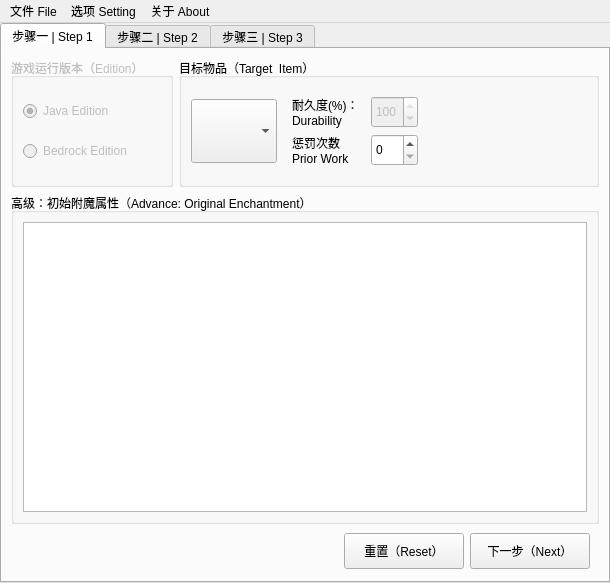
<?xml version="1.0" encoding="UTF-8"?>
<ui version="4.0">
 <class>BestEnchSeq</class>
 <widget class="QMainWindow" name="BestEnchSeq">
  <property name="geometry">
   <rect>
    <x>0</x>
    <y>0</y>
    <width>610</width>
    <height>582</height>
   </rect>
  </property>
  <property name="windowTitle">
   <string>The Best Enchanting Sequence</string>
  </property>
  <widget class="QWidget" name="centralwidget">
   <property name="sizePolicy">
    <sizepolicy hsizetype="Fixed" vsizetype="Fixed">
     <horstretch>0</horstretch>
     <verstretch>0</verstretch>
    </sizepolicy>
   </property>
   <layout class="QGridLayout" name="gridLayout_2">
    <property name="leftMargin">
     <number>0</number>
    </property>
    <property name="topMargin">
     <number>0</number>
    </property>
    <property name="rightMargin">
     <number>0</number>
    </property>
    <property name="bottomMargin">
     <number>0</number>
    </property>
    <property name="horizontalSpacing">
     <number>0</number>
    </property>
    <item row="0" column="0">
     <widget class="QTabWidget" name="tabWidget">
      <property name="minimumSize">
       <size>
        <width>600</width>
        <height>560</height>
       </size>
      </property>
      <property name="currentIndex">
       <number>0</number>
      </property>
      <widget class="QWidget" name="tab">
       <attribute name="title">
        <string>步骤一 | Step 1</string>
       </attribute>
       <layout class="QVBoxLayout" name="verticalLayout_2">
        <item>
         <widget class="QWidget" name="widget_6" native="true">
          <layout class="QHBoxLayout" name="horizontalLayout_11">
           <property name="leftMargin">
            <number>0</number>
           </property>
           <property name="topMargin">
            <number>0</number>
           </property>
           <property name="rightMargin">
            <number>0</number>
           </property>
           <property name="bottomMargin">
            <number>0</number>
           </property>
           <item>
            <widget class="QGroupBox" name="groupBox_5">
             <property name="enabled">
              <bool>false</bool>
             </property>
             <property name="title">
              <string>游戏运行版本（Edition）</string>
             </property>
             <layout class="QVBoxLayout" name="verticalLayout_7">
              <item>
               <widget class="QRadioButton" name="radioJE">
                <property name="text">
                 <string>Java Edition</string>
                </property>
                <property name="checked">
                 <bool>true</bool>
                </property>
               </widget>
              </item>
              <item>
               <widget class="QRadioButton" name="radioBE">
                <property name="text">
                 <string>Bedrock Edition</string>
                </property>
               </widget>
              </item>
             </layout>
            </widget>
           </item>
           <item>
            <widget class="QGroupBox" name="groupBox">
             <property name="title">
              <string>目标物品（Target  Item）</string>
             </property>
             <layout class="QHBoxLayout" name="horizontalLayout_4">
              <item>
               <widget class="QComboBox" name="InputItem">
                <property name="minimumSize">
                 <size>
                  <width>64</width>
                  <height>64</height>
                 </size>
                </property>
                <property name="font">
                 <font>
                  <pointsize>11</pointsize>
                 </font>
                </property>
                <property name="iconSize">
                 <size>
                  <width>16</width>
                  <height>16</height>
                 </size>
                </property>
               </widget>
              </item>
              <item>
               <widget class="QWidget" name="widget_4" native="true">
                <layout class="QGridLayout" name="gridLayout">
                 <item row="0" column="2">
                  <widget class="QSpinBox" name="Durability_0">
                   <property name="enabled">
                    <bool>false</bool>
                   </property>
                   <property name="sizePolicy">
                    <sizepolicy hsizetype="Preferred" vsizetype="Preferred">
                     <horstretch>0</horstretch>
                     <verstretch>0</verstretch>
                    </sizepolicy>
                   </property>
                   <property name="readOnly">
                    <bool>false</bool>
                   </property>
                   <property name="minimum">
                    <number>1</number>
                   </property>
                   <property name="maximum">
                    <number>100</number>
                   </property>
                   <property name="value">
                    <number>100</number>
                   </property>
                  </widget>
                 </item>
                 <item row="1" column="0" colspan="2">
                  <widget class="QLabel" name="label_2">
                   <property name="text">
                    <string>惩罚次数
Prior Work </string>
                   </property>
                  </widget>
                 </item>
                 <item row="1" column="2">
                  <widget class="QSpinBox" name="Penalty_0">
                   <property name="sizePolicy">
                    <sizepolicy hsizetype="Preferred" vsizetype="Preferred">
                     <horstretch>0</horstretch>
                     <verstretch>0</verstretch>
                    </sizepolicy>
                   </property>
                   <property name="maximum">
                    <number>30</number>
                   </property>
                  </widget>
                 </item>
                 <item row="0" column="0">
                  <widget class="QLabel" name="label">
                   <property name="text">
                    <string>耐久度(%)：
Durability</string>
                   </property>
                  </widget>
                 </item>
                </layout>
               </widget>
              </item>
              <item>
               <spacer name="horizontalSpacer">
                <property name="orientation">
                 <enum>Qt::Horizontal</enum>
                </property>
                <property name="sizeHint" stdset="0">
                 <size>
                  <width>40</width>
                  <height>20</height>
                 </size>
                </property>
               </spacer>
              </item>
             </layout>
            </widget>
           </item>
          </layout>
         </widget>
        </item>
        <item>
         <widget class="QGroupBox" name="groupBox_2">
          <property name="minimumSize">
           <size>
            <width>0</width>
            <height>0</height>
           </size>
          </property>
          <property name="title">
           <string>高级：初始附魔属性（Advance: Original Enchantment）</string>
          </property>
          <layout class="QVBoxLayout" name="verticalLayout">
           <item>
            <widget class="EnchantmentList" name="OriginEnchantment">
             <property name="font">
              <font>
               <pointsize>12</pointsize>
              </font>
             </property>
             <property name="autoScrollMargin">
              <number>16</number>
             </property>
             <property name="editTriggers">
              <set>QAbstractItemView::NoEditTriggers</set>
             </property>
             <property name="movement">
              <enum>QListView::Static</enum>
             </property>
             <property name="resizeMode">
              <enum>QListView::Fixed</enum>
             </property>
            </widget>
           </item>
          </layout>
         </widget>
        </item>
        <item>
         <widget class="QWidget" name="widget" native="true">
          <layout class="QHBoxLayout" name="horizontalLayout">
           <property name="leftMargin">
            <number>9</number>
           </property>
           <property name="topMargin">
            <number>3</number>
           </property>
           <property name="rightMargin">
            <number>9</number>
           </property>
           <property name="bottomMargin">
            <number>3</number>
           </property>
           <item>
            <spacer name="horizontalSpacer_2">
             <property name="orientation">
              <enum>Qt::Horizontal</enum>
             </property>
             <property name="sizeHint" stdset="0">
              <size>
               <width>40</width>
               <height>20</height>
              </size>
             </property>
            </spacer>
           </item>
           <item>
            <widget class="QPushButton" name="btnReset">
             <property name="sizePolicy">
              <sizepolicy hsizetype="Minimum" vsizetype="Fixed">
               <horstretch>0</horstretch>
               <verstretch>0</verstretch>
              </sizepolicy>
             </property>
             <property name="minimumSize">
              <size>
               <width>120</width>
               <height>36</height>
              </size>
             </property>
             <property name="text">
              <string>重置（Reset）</string>
             </property>
            </widget>
           </item>
           <item>
            <widget class="QPushButton" name="btnNext_1">
             <property name="minimumSize">
              <size>
               <width>120</width>
               <height>36</height>
              </size>
             </property>
             <property name="text">
              <string>下一步（Next）</string>
             </property>
            </widget>
           </item>
          </layout>
         </widget>
        </item>
       </layout>
      </widget>
      <widget class="QWidget" name="tab_2">
       <attribute name="title">
        <string>步骤二 | Step 2</string>
       </attribute>
       <layout class="QVBoxLayout" name="verticalLayout_5">
        <item>
         <widget class="QWidget" name="widget_9" native="true">
          <layout class="QHBoxLayout" name="horizontalLayout_12">
           <item>
            <widget class="QGroupBox" name="groupBox_6">
             <property name="title">
              <string>算法（Algorithm）</string>
             </property>
             <layout class="QVBoxLayout" name="verticalLayout_8">
              <item>
               <widget class="QRadioButton" name="radioDF">
                <property name="text">
                 <string>难度优先
Difficulty First</string>
                </property>
                <property name="checked">
                 <bool>true</bool>
                </property>
               </widget>
              </item>
              <item>
               <widget class="QRadioButton" name="radioG">
                <property name="text">
                 <string>贪心
Greedy</string>
                </property>
               </widget>
              </item>
              <item>
               <widget class="QRadioButton" name="radioE">
                <property name="text">
                 <string>穷举
Enumeration</string>
                </property>
               </widget>
              </item>
             </layout>
            </widget>
           </item>
           <item>
            <widget class="QGroupBox" name="groupBox_3">
             <property name="title">
              <string>牺牲物品（Sacrifice Item）</string>
             </property>
             <layout class="QHBoxLayout" name="horizontalLayout_3">
              <item>
               <widget class="QWidget" name="widget_3" native="true">
                <layout class="QVBoxLayout" name="verticalLayout_3">
                 <item>
                  <widget class="QRadioButton" name="radioEB">
                   <property name="text">
                    <string>仅新附魔书
New Enchanted Book Only</string>
                   </property>
                   <property name="checked">
                    <bool>true</bool>
                   </property>
                  </widget>
                 </item>
                 <item>
                  <widget class="QRadioButton" name="radioAC">
                   <property name="enabled">
                    <bool>false</bool>
                   </property>
                   <property name="text">
                    <string>高级配置
Use Advanced Config</string>
                   </property>
                   <property name="checkable">
                    <bool>true</bool>
                   </property>
                  </widget>
                 </item>
                </layout>
               </widget>
              </item>
              <item>
               <widget class="QWidget" name="widget_5" native="true">
                <layout class="QVBoxLayout" name="verticalLayout_6">
                 <item>
                  <widget class="QCheckBox" name="cbIgnoreFixing">
                   <property name="enabled">
                    <bool>false</bool>
                   </property>
                   <property name="text">
                    <string>忽略修复
Ignore Fixing</string>
                   </property>
                   <property name="checked">
                    <bool>true</bool>
                   </property>
                  </widget>
                 </item>
                 <item>
                  <widget class="QCheckBox" name="cbIgnorePWP">
                   <property name="text">
                    <string>忽略累积惩罚
Ignore Prior Work Penalties</string>
                   </property>
                  </widget>
                 </item>
                 <item>
                  <widget class="QCheckBox" name="cbIgnoreCL">
                   <property name="text">
                    <string>忽略花费限制
Ignore Cost Limit</string>
                   </property>
                  </widget>
                 </item>
                </layout>
               </widget>
              </item>
             </layout>
            </widget>
           </item>
          </layout>
         </widget>
        </item>
        <item>
         <widget class="QGroupBox" name="groupBox_4">
          <property name="title">
           <string>需求的附魔属性（Needed Enchantment）</string>
          </property>
          <layout class="QVBoxLayout" name="verticalLayout_4">
           <item>
            <widget class="EnchantmentList" name="NeededEnchantment">
             <property name="font">
              <font>
               <pointsize>12</pointsize>
              </font>
             </property>
             <property name="editTriggers">
              <set>QAbstractItemView::NoEditTriggers</set>
             </property>
             <property name="iconSize">
              <size>
               <width>0</width>
               <height>0</height>
              </size>
             </property>
            </widget>
           </item>
          </layout>
         </widget>
        </item>
        <item>
         <widget class="QWidget" name="widget_2" native="true">
          <layout class="QHBoxLayout" name="horizontalLayout_2">
           <property name="topMargin">
            <number>3</number>
           </property>
           <property name="bottomMargin">
            <number>3</number>
           </property>
           <item>
            <spacer name="horizontalSpacer_3">
             <property name="orientation">
              <enum>Qt::Horizontal</enum>
             </property>
             <property name="sizeHint" stdset="0">
              <size>
               <width>40</width>
               <height>20</height>
              </size>
             </property>
            </spacer>
           </item>
           <item>
            <widget class="QPushButton" name="btnBack_2">
             <property name="minimumSize">
              <size>
               <width>120</width>
               <height>36</height>
              </size>
             </property>
             <property name="text">
              <string>上一步（Back）</string>
             </property>
            </widget>
           </item>
           <item>
            <widget class="QPushButton" name="btnCalc_2">
             <property name="minimumSize">
              <size>
               <width>120</width>
               <height>36</height>
              </size>
             </property>
             <property name="text">
              <string>计 算（Calculate）</string>
             </property>
            </widget>
           </item>
          </layout>
         </widget>
        </item>
       </layout>
      </widget>
      <widget class="QWidget" name="tab_4">
       <attribute name="title">
        <string>步骤三 | Step 3</string>
       </attribute>
       <layout class="QVBoxLayout" name="verticalLayout_10">
        <item>
         <widget class="QGroupBox" name="groupBox_8">
          <property name="title">
           <string>输出物品（Output Item）</string>
          </property>
          <layout class="QHBoxLayout" name="horizontalLayout_7">
           <item>
            <widget class="QToolButton" name="OutputItem">
             <property name="minimumSize">
              <size>
               <width>64</width>
               <height>64</height>
              </size>
             </property>
             <property name="text">
              <string>...</string>
             </property>
            </widget>
           </item>
           <item>
            <widget class="QWidget" name="widget_8" native="true">
             <layout class="QGridLayout" name="gridLayout_4">
              <property name="leftMargin">
               <number>3</number>
              </property>
              <property name="topMargin">
               <number>3</number>
              </property>
              <property name="rightMargin">
               <number>3</number>
              </property>
              <property name="bottomMargin">
               <number>3</number>
              </property>
              <item row="0" column="3">
               <widget class="QFrame" name="frame">
                <property name="frameShape">
                 <enum>QFrame::Panel</enum>
                </property>
                <property name="frameShadow">
                 <enum>QFrame::Sunken</enum>
                </property>
                <layout class="QHBoxLayout" name="horizontalLayout_5">
                 <item>
                  <widget class="QLabel" name="label_4">
                   <property name="text">
                    <string>步数：
Step(s)</string>
                   </property>
                  </widget>
                 </item>
                 <item>
                  <spacer name="horizontalSpacer_10">
                   <property name="orientation">
                    <enum>Qt::Horizontal</enum>
                   </property>
                   <property name="sizeHint" stdset="0">
                    <size>
                     <width>5</width>
                     <height>20</height>
                    </size>
                   </property>
                  </spacer>
                 </item>
                 <item>
                  <widget class="QLabel" name="StepCount">
                   <property name="font">
                    <font>
                     <pointsize>12</pointsize>
                    </font>
                   </property>
                   <property name="text">
                    <string>---</string>
                   </property>
                  </widget>
                 </item>
                </layout>
               </widget>
              </item>
              <item row="0" column="2">
               <spacer name="horizontalSpacer_4">
                <property name="orientation">
                 <enum>Qt::Horizontal</enum>
                </property>
                <property name="sizeHint" stdset="0">
                 <size>
                  <width>40</width>
                  <height>20</height>
                 </size>
                </property>
               </spacer>
              </item>
              <item row="1" column="0">
               <widget class="QFrame" name="frame_3">
                <property name="frameShape">
                 <enum>QFrame::Panel</enum>
                </property>
                <property name="frameShadow">
                 <enum>QFrame::Sunken</enum>
                </property>
                <layout class="QHBoxLayout" name="horizontalLayout_9">
                 <item>
                  <widget class="QLabel" name="label_8">
                   <property name="text">
                    <string>惩罚次数：
Prior Work Time(s)</string>
                   </property>
                  </widget>
                 </item>
                 <item>
                  <spacer name="horizontalSpacer_9">
                   <property name="orientation">
                    <enum>Qt::Horizontal</enum>
                   </property>
                   <property name="sizeType">
                    <enum>QSizePolicy::Expanding</enum>
                   </property>
                   <property name="sizeHint" stdset="0">
                    <size>
                     <width>5</width>
                     <height>20</height>
                    </size>
                   </property>
                  </spacer>
                 </item>
                 <item>
                  <widget class="QLabel" name="Penalty_1">
                   <property name="font">
                    <font>
                     <pointsize>12</pointsize>
                    </font>
                   </property>
                   <property name="text">
                    <string>---</string>
                   </property>
                  </widget>
                 </item>
                </layout>
               </widget>
              </item>
              <item row="0" column="0">
               <widget class="QFrame" name="frame_2">
                <property name="frameShape">
                 <enum>QFrame::Panel</enum>
                </property>
                <property name="frameShadow">
                 <enum>QFrame::Sunken</enum>
                </property>
                <layout class="QHBoxLayout" name="horizontalLayout_8">
                 <item>
                  <widget class="QLabel" name="label_7">
                   <property name="text">
                    <string>耐久度(%)：
Durability</string>
                   </property>
                  </widget>
                 </item>
                 <item>
                  <spacer name="horizontalSpacer_8">
                   <property name="orientation">
                    <enum>Qt::Horizontal</enum>
                   </property>
                   <property name="sizeType">
                    <enum>QSizePolicy::Expanding</enum>
                   </property>
                   <property name="sizeHint" stdset="0">
                    <size>
                     <width>5</width>
                     <height>20</height>
                    </size>
                   </property>
                  </spacer>
                 </item>
                 <item>
                  <widget class="QLabel" name="Durability_1">
                   <property name="font">
                    <font>
                     <pointsize>12</pointsize>
                    </font>
                   </property>
                   <property name="text">
                    <string>---</string>
                   </property>
                  </widget>
                 </item>
                </layout>
               </widget>
              </item>
              <item row="1" column="3">
               <widget class="QFrame" name="frame_4">
                <property name="frameShape">
                 <enum>QFrame::Panel</enum>
                </property>
                <property name="frameShadow">
                 <enum>QFrame::Sunken</enum>
                </property>
                <layout class="QHBoxLayout" name="horizontalLayout_10">
                 <item>
                  <widget class="QLabel" name="label_3">
                   <property name="text">
                    <string>花费等级：
Cost Level(s)</string>
                   </property>
                  </widget>
                 </item>
                 <item>
                  <widget class="QLabel" name="CostLevel">
                   <property name="font">
                    <font>
                     <pointsize>12</pointsize>
                    </font>
                   </property>
                   <property name="text">
                    <string>---</string>
                   </property>
                  </widget>
                 </item>
                </layout>
               </widget>
              </item>
             </layout>
            </widget>
           </item>
           <item>
            <spacer name="horizontalSpacer_5">
             <property name="orientation">
              <enum>Qt::Horizontal</enum>
             </property>
             <property name="sizeHint" stdset="0">
              <size>
               <width>40</width>
               <height>20</height>
              </size>
             </property>
            </spacer>
           </item>
           <item>
            <widget class="QLabel" name="Notice">
             <property name="text">
              <string>&lt;Empty&gt;</string>
             </property>
             <property name="alignment">
              <set>Qt::AlignCenter</set>
             </property>
            </widget>
           </item>
           <item>
            <spacer name="horizontalSpacer_7">
             <property name="orientation">
              <enum>Qt::Horizontal</enum>
             </property>
             <property name="sizeType">
              <enum>QSizePolicy::Expanding</enum>
             </property>
             <property name="sizeHint" stdset="0">
              <size>
               <width>40</width>
               <height>20</height>
              </size>
             </property>
            </spacer>
           </item>
          </layout>
         </widget>
        </item>
        <item>
         <widget class="QGroupBox" name="groupBox_7">
          <property name="title">
           <string>附魔流程（Enchanting Flow）</string>
          </property>
          <layout class="QVBoxLayout" name="verticalLayout_9">
           <item>
            <widget class="FlowListWidget" name="EnchantFlow"/>
           </item>
          </layout>
         </widget>
        </item>
        <item>
         <widget class="QWidget" name="widget_7" native="true">
          <layout class="QHBoxLayout" name="horizontalLayout_6">
           <property name="topMargin">
            <number>3</number>
           </property>
           <property name="bottomMargin">
            <number>3</number>
           </property>
           <item>
            <spacer name="horizontalSpacer_6">
             <property name="orientation">
              <enum>Qt::Horizontal</enum>
             </property>
             <property name="sizeHint" stdset="0">
              <size>
               <width>40</width>
               <height>20</height>
              </size>
             </property>
            </spacer>
           </item>
           <item>
            <widget class="QPushButton" name="btnBack_3">
             <property name="minimumSize">
              <size>
               <width>120</width>
               <height>36</height>
              </size>
             </property>
             <property name="text">
              <string>上一步（Back）</string>
             </property>
            </widget>
           </item>
           <item>
            <widget class="QPushButton" name="btnSave">
             <property name="minimumSize">
              <size>
               <width>120</width>
               <height>36</height>
              </size>
             </property>
             <property name="text">
              <string>保存结果（Save）</string>
             </property>
            </widget>
           </item>
          </layout>
         </widget>
        </item>
       </layout>
      </widget>
     </widget>
    </item>
   </layout>
  </widget>
  <widget class="QMenuBar" name="menubar">
   <property name="geometry">
    <rect>
     <x>0</x>
     <y>0</y>
     <width>610</width>
     <height>22</height>
    </rect>
   </property>
   <widget class="QMenu" name="menu_File">
    <property name="title">
     <string>文件 File</string>
    </property>
    <addaction name="actionInport"/>
    <addaction name="actionExport"/>
    <addaction name="actionExit"/>
   </widget>
   <widget class="QMenu" name="menu_About">
    <property name="title">
     <string>关于 About</string>
    </property>
    <addaction name="actionVersion"/>
    <addaction name="actionWeb"/>
   </widget>
   <widget class="QMenu" name="menu_Setting">
    <property name="title">
     <string>选项 Setting</string>
    </property>
    <addaction name="actionRefresh"/>
   </widget>
   <addaction name="menu_File"/>
   <addaction name="menu_Setting"/>
   <addaction name="menu_About"/>
  </widget>
  <action name="actionInport">
   <property name="enabled">
    <bool>false</bool>
   </property>
   <property name="text">
    <string>Inport</string>
   </property>
  </action>
  <action name="actionExit">
   <property name="text">
    <string>Exit</string>
   </property>
  </action>
  <action name="actionExport">
   <property name="enabled">
    <bool>false</bool>
   </property>
   <property name="text">
    <string>Export</string>
   </property>
  </action>
  <action name="actionRefresh">
   <property name="text">
    <string>Refresh Multiplier Table</string>
   </property>
  </action>
  <action name="actionVersion">
   <property name="text">
    <string>Version</string>
   </property>
  </action>
  <action name="actionWeb">
   <property name="text">
    <string>Web</string>
   </property>
  </action>
 </widget>
 <customwidgets>
  <customwidget>
   <class>EnchantmentList</class>
   <extends>QListWidget</extends>
   <header location="global">enchantmentlist.h</header>
  </customwidget>
  <customwidget>
   <class>FlowListWidget</class>
   <extends>QListWidget</extends>
   <header location="global">flowlistwidget.h</header>
  </customwidget>
 </customwidgets>
 <resources/>
 <connections/>
</ui>
